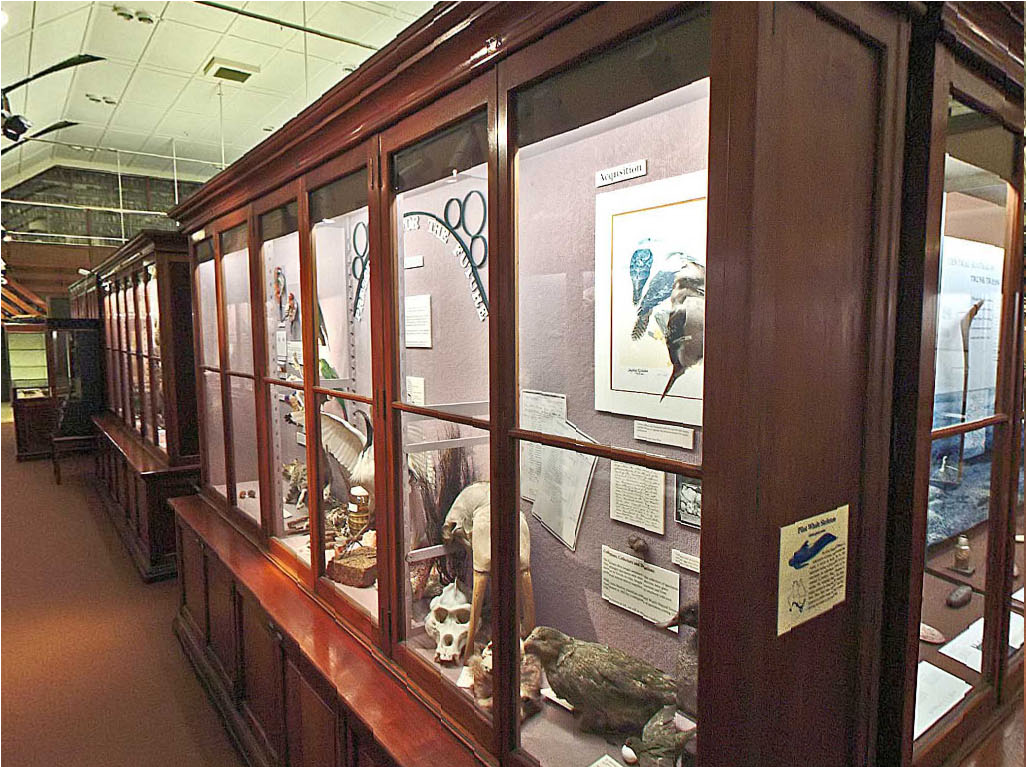
%> input picture homework3-bonus/HW3_images/image11.png, 1026 x 768 px
$ octave hw3b.m   (GNU Octave 9; MATLAB toolbox functions it lacks are replaced by stand-ins)
%> lines starting %> are read from the running program, lines starting %| are printed output that depends on the picture
clear all;clc;close all
% Read images
img{1,1} = imread('HW3_images/image11.png');
img{1,2} = imread('HW3_images/image12.png');
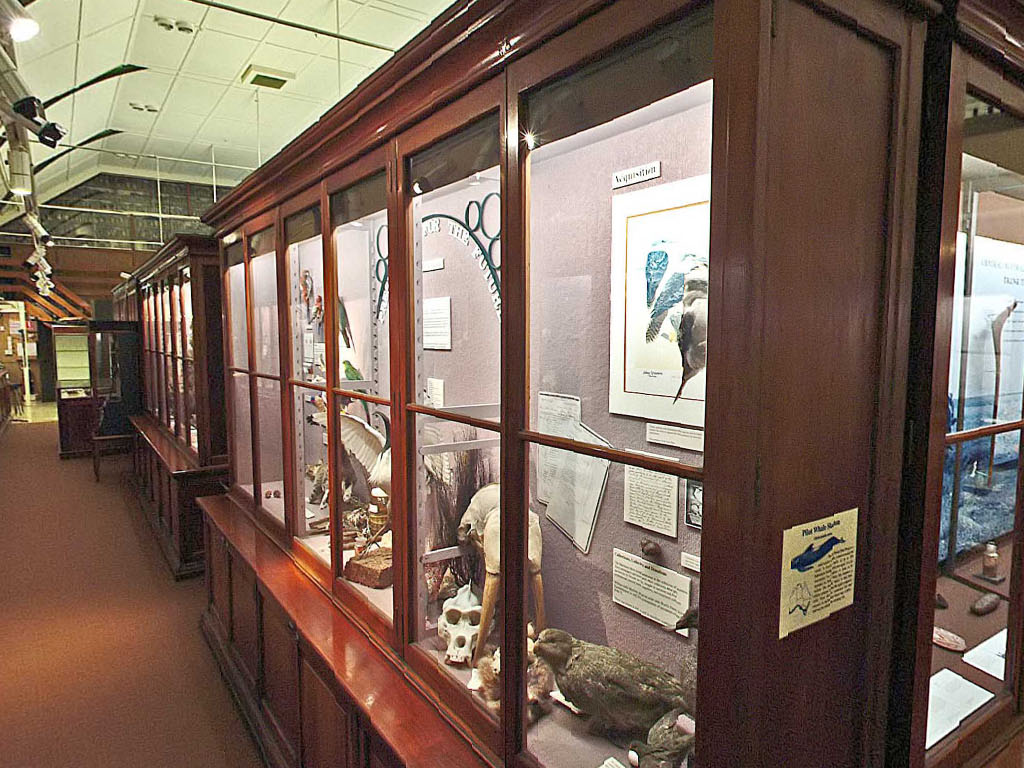
%> input picture homework3-bonus/HW3_images/image12.png, 1024 x 768 px
img{2,1} = imread('HW3_images/image21.png');
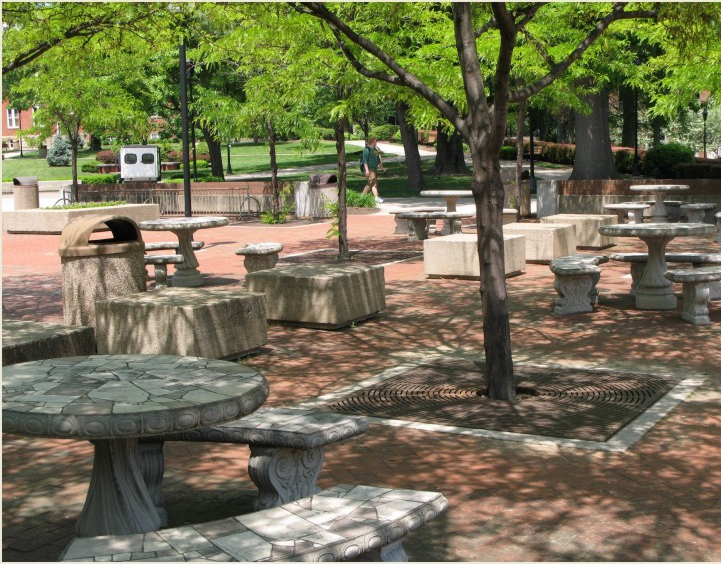
%> input picture homework3-bonus/HW3_images/image21.png, 721 x 564 px
img{2,2} = imread('HW3_images/image22.png');
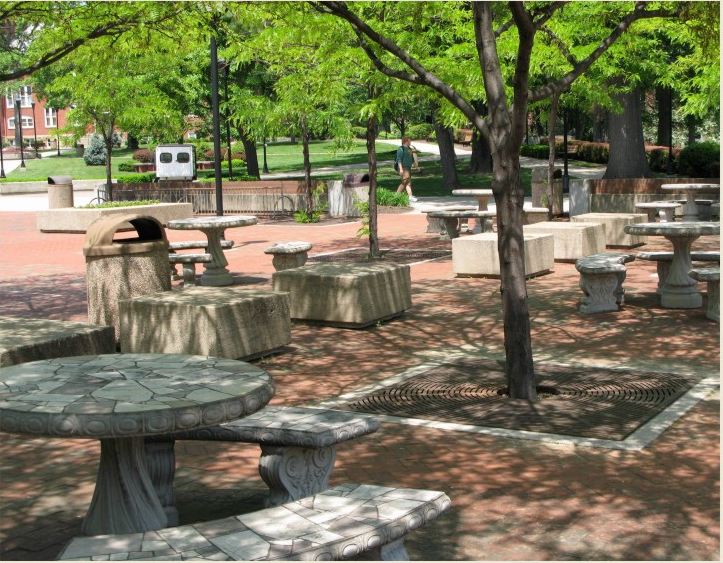
%> input picture homework3-bonus/HW3_images/image22.png, 723 x 563 px
img{3,1} = imread('HW3_images/image31.png');
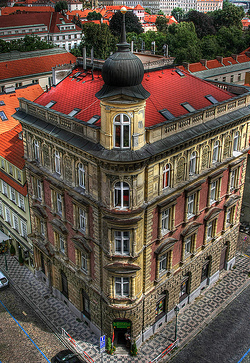
%> input picture homework3-bonus/HW3_images/image31.png, 250 x 363 px
img{3,2} = imread('HW3_images/image32.png');
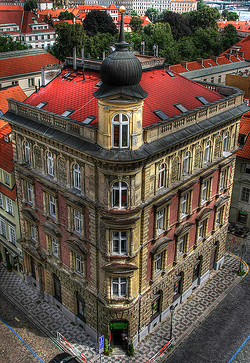
%> input picture homework3-bonus/HW3_images/image32.png, 250 x 363 px
%> (the run ends here)
